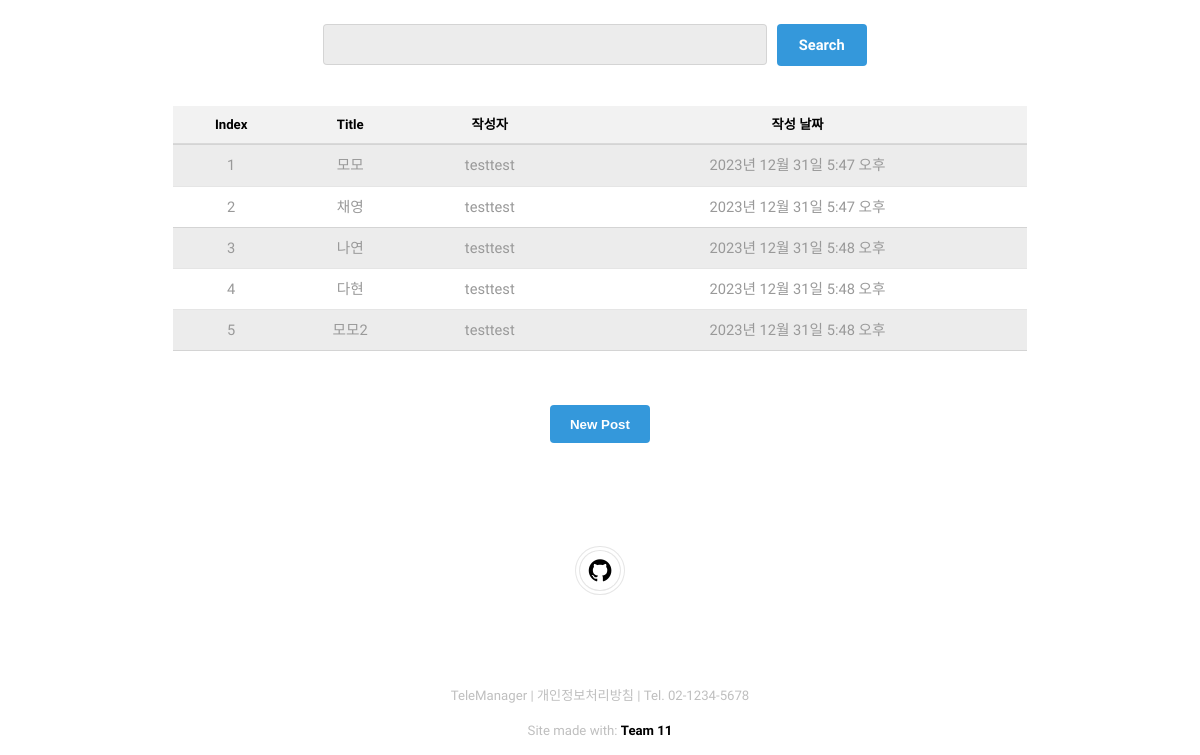
The app's page /post/ (lower part), older data.
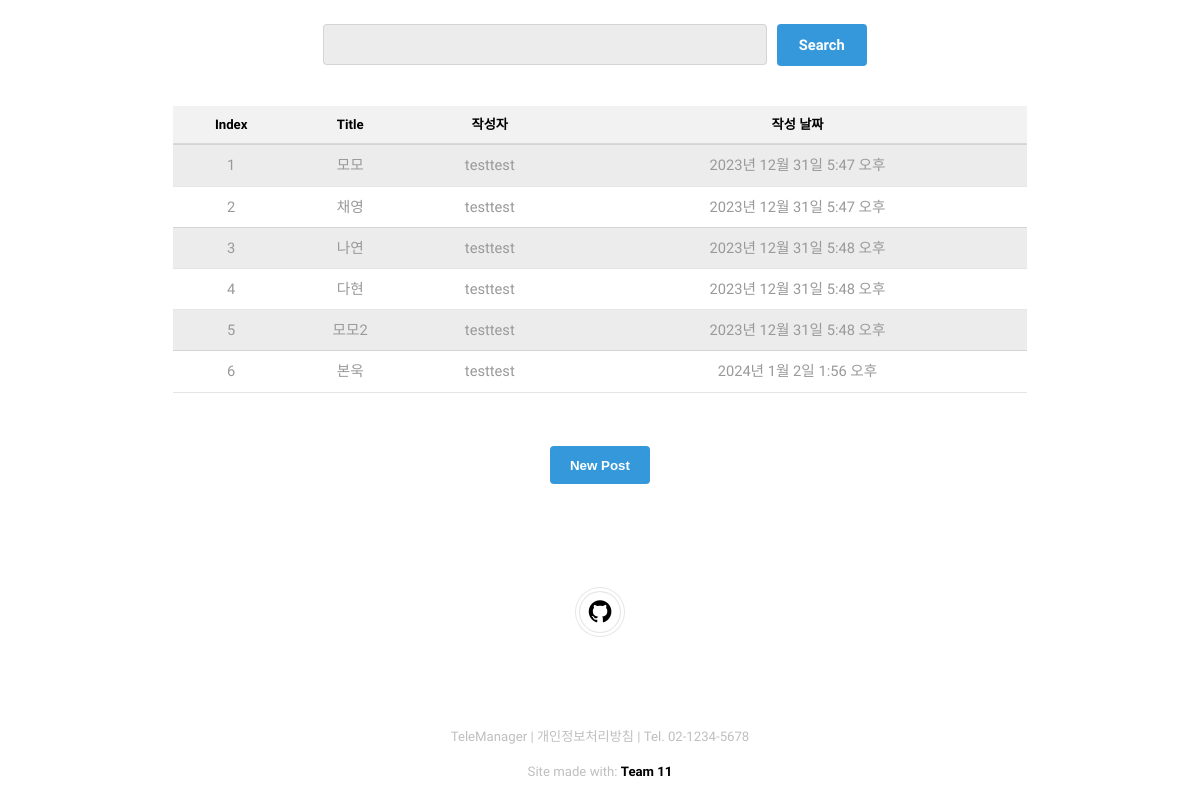
The same page, newer data.
### post/models.py (models this page shows, shortened)
class Post(models.Model):
    title = models.CharField(max_length=200, default='Default Title')
    content = models.TextField()
    author = models.ForeignKey(User, on_delete=models.CASCADE)
    created = models.DateTimeField(null=True)

### post/views.py (the view)
# urls.py: path('', index),
def index(request):
    posts = Post.objects.all()
    search_key = request.GET.get("keyword", "")
    print(search_key)
    if search_key:
        print(search_key)
        posts = Post.objects.filter(title__icontains=search_key)
    return render(request, 'post/post_list.html', {'posts':posts, 'q':search_key})

### post/templates/post/post_list.html (shortened to what this page needs)
{% extends 'base.html' %}
{% load static %}
{% block content %}
<div id="main" class="container">
    <br><br>
    <div class="custom-table-wrapper">
        <form action="" method="get" class="custom-search" >
            <input type="text" name="keyword" value="{{q|default:''}}" >
            <input type="submit" value="Search" >
        </form>
        <table>
            <thead>
                <tr>
                    <th>Index</th>
                    <th>Title</th>
                    <th>작성자</th>
                    <th>작성 날짜</th>
                </tr>
            </thead>
            <tbody>
                {% for post in posts %}
                    <tr>
                        <td>{{ forloop.counter }}</td>
                        <td><a href="{% url 'post:post_detail' pk=post.pk %}">{{ post.title }}</a></td>
                        <td>{{ post.author.username }}</td>
                        <td>{{ post.created }}</td>
                    </tr>
                {% endfor %}
            </tbody>
        </table>
        <br>
        <button> <a href="{% url 'post:post_new' %}" style='color:white'>New Post</a></button>
    </div>
</div>
{% endblock %}

### templates/base.html (shortened to what this page needs)
<!DOCTYPE HTML>
<html lang="ko">
<head>
    {% load static %}
    <link rel="stylesheet" href="{% static 'css/main.css' %}">
</head>
<body>
    {% block content %}{% endblock %}
    <footer id="footer">
        <div class="copyright">
            <ul class="icons">
                <li><a href="https://github.com/TeleManager" class="icon fa-github"><span class="label">Github</span></a></li>
            </ul>
        </div>
    </footer><div class="copyright">
        TeleManager | 개인정보처리방침 | Tel. 02-1234-5678
    </div>
    <div class="copyright">
        Site made with: <a href="#">Team 11</a>
    </div>
</body>
</html>

Row changes from the older to the newer data that the page shows:
added Post: title "본욱", author.username "testtest", created "2024년 1월 2일 1:56 오후"
